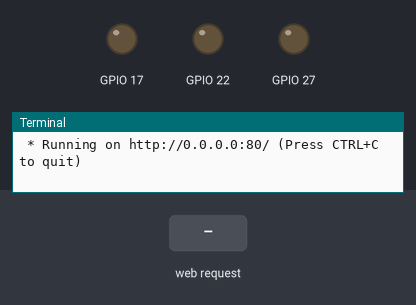
This program was run on a simulated Raspberry Pi (BCM pin numbers). Parts: output pins drawn as LEDs (lit = HIGH), the last lines printed to the terminal. Inputs (shaded band) come from the test bench. The clock reads 2024-03-15 10:24:30 at power-on unless the program sets it.

Above: at 1.2 s.
1.3 s: HTTP request for / received with the fields red=on, blue=on, green=on
At 2.2 s:
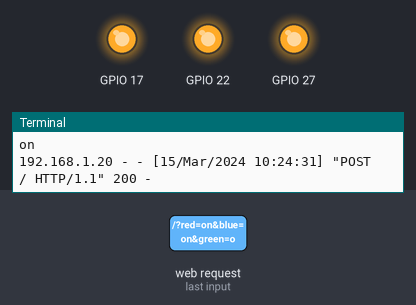
2.8 s: HTTP request for / received
Timing chart, 0 to 5.8 s (numbered marks = the images above; inputs shaded):
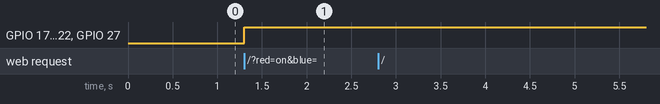

Measured:
- after the input at 1.3 s, GPIO 17, GPIO 22, GPIO 27: LOW → HIGH at once

The program:

app.py
```python
from flask import Flask, render_template, request
import RPi.GPIO as GPIO

GPIO.setwarnings(False)
GPIO.setmode(GPIO.BCM)
GPIO.setup(17,GPIO.OUT)
GPIO.setup(27,GPIO.OUT)
GPIO.setup(22,GPIO.OUT)

app = Flask (__name__)

@app.route('/', methods=["GET","Post"])
def ledset():
	ledData = {
		'red' : 'off',
		'blue' : 'off',
		'green' : 'off',
		}
	if request.method == "POST":
		red = request.form['red']
		print(red)
                blue = request.form['blue']
                green = request.form['green']
		ledData = {
			'red' : red,
			'blue' : blue,
			'green' : green,
			}
		if red == 'on':
			GPIO.output(17,GPIO.HIGH)
		else:
			GPIO.output(17,GPIO.LOW)
		if blue == 'on':
			GPIO.output(27,GPIO.HIGH)
		else:
			GPIO.output(27,GPIO.LOW)
		if green == 'on':
			GPIO.output(22,GPIO.HIGH)
		else:
			GPIO.output(22,GPIO.LOW)
       	return render_template('ledset.html', **ledData)

if __name__ == "__main__":
	app.run(host="0.0.0.0", port=80)
```
